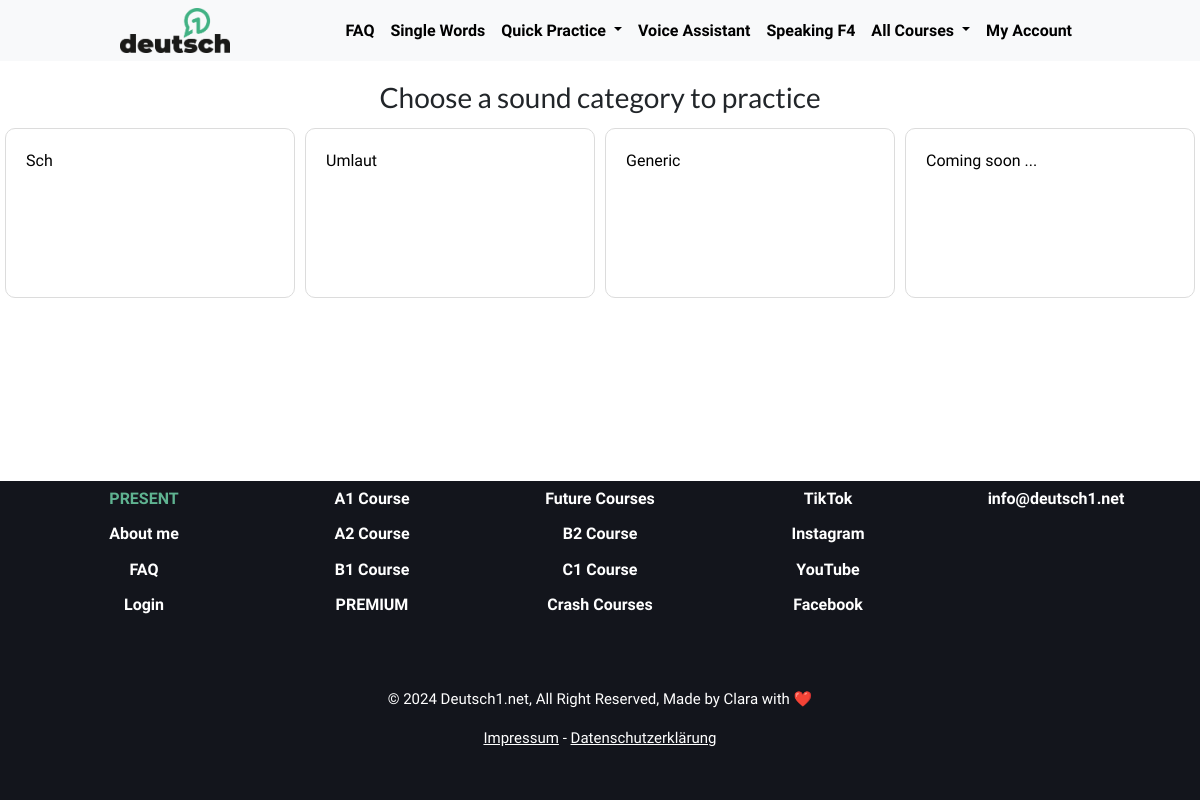
/single_words/overview/, run on an earlier commit of the app's database.
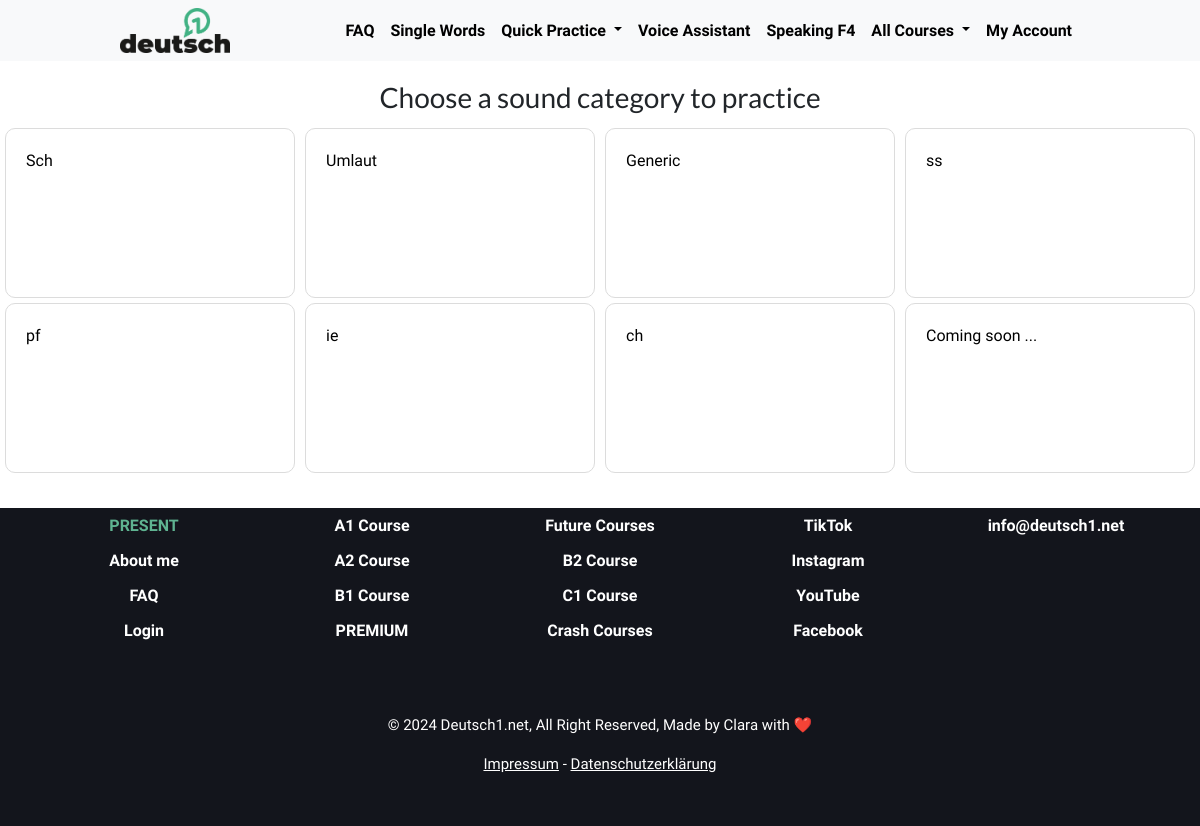
And on a later commit of the database.
### single_words/models.py (models this page shows, shortened)
class SingleWordsVideos(models.Model):
    sound_type = models.CharField(max_length=250, unique=True)
    url = models.URLField()

### single_words/views.py (the view)
# urls.py: path("overview/", views.single_word_pick_category.as_view(), name="single_word_pick_category"),
class single_word_pick_category(View):
    def get(self, request):
        situations = SingleWordsVideos.objects.all()
        context = {
            "situations": situations
        }
        return render(request, "single_words/training_pick_category.html", context)

### single_words/templates/single_words/training_pick_category.html (shortened to what this page needs)
{% extends "base.html" %}
{% load static %}
{% block css_files %}
<link rel="stylesheet" href={% static "css/style.css" %}/>
<link rel="stylesheet" href={% static "css/single_words.css" %}/>
<link rel="stylesheet" href="https://cdn.datatables.net/1.13.7/css/jquery.dataTables.css" />
{% endblock %}
{% block content %}
  <section id="all-situations">
      <h2>Choose a sound category to practice</h2>
      <div class="situation-container">
        {% for situation in situations %}
        <div class="situation-item">
          <a class="situation_link" href="/single_words/word_pick?sound_type={{ situation.sound_type }}">
            <div class="situation">
              <div class="situation_topic">{{ situation.sound_type }}</div>
            </div>
          </a>
        </div>
        {% endfor %}
        <div class="situation-item">
          <a class="situation_link" >
            <div class="situation">
              <div class="situation_topic">Coming soon ...</div>
            </div>
          </a>
        </div>
      </div>
  </section>
{% endblock %}

### templates/base.html (shortened to what this page needs)
{% load static %}
<!DOCTYPE html>
<html lang="en" class="wf-material-n4-inactive wf-inactive">
   <head>
      <link rel="stylesheet" href="{% static "app.css" %}">
      <link rel="stylesheet" href="https://stackpath.bootstrapcdn.com/bootstrap/4.5.2/css/bootstrap.min.css">
      <link rel="stylesheet" href="{% static 'css/navbar.css' %}">
      <link rel="stylesheet" href="{% static 'css/footer.css' %}">
      {% block css_files %}{% endblock %}
</head>
   <body >
         <div class="full-height">
            {% include 'navbar.html' %}
            {% block content %}
            {% endblock %}
         </div>
         {% include 'footer.html' %}
   </body>
</html>

### templates/navbar.html (shortened to what this page needs)
{% load static %}
<nav class="navbar navbar-expand-lg navbar-light bg-light">
    <a href="/" class="navigation__logo-link">
        <img src="{% static 'images/logo.png' %}" class="navigation__logo" style="height:45px">
    </a>
    <div class="collapse navbar-collapse" id="navbarNav">
      <ul class="navbar-nav ml-auto">
        <li class="nav-item">
          <a class="nav-link" href="https://deutsch1.net/faq/">FAQ</a>
        </li>
        <li class="nav-item">
          <a class="nav-link" href="/single_words/overview/">Single Words</a>
        </li>
        <li class="nav-item dropdown">
            <a class="nav-link dropdown-toggle" href="#" id="navbarDropdown" role="button" data-toggle="dropdown" aria-haspopup="true" aria-expanded="false">
              Quick Practice
            </a>
        </li>
        <li class="nav-item">
            <a class="nav-link" href="/voiceassistant/ai/">Voice Assistant</a>
        </li>
        <li class="nav-item">
          <a class="nav-link" href="/speaking/en/topics/">Speaking F4</a>
        </li>
        <li class="nav-item dropdown">
            <a class="nav-link dropdown-toggle" href="#" id="navbarDropdown" role="button" data-toggle="dropdown" aria-haspopup="true" aria-expanded="false">
              All Courses
            </a>
        </li>
        <li class="nav-item">
            <a class="nav-link" href="https://member.deutsch1.net/s/onlinegerman/sign_in">My Account</a>
        </li>
      </ul>
    </div>
  </nav>

### templates/footer.html
<div class="footer-wrapper">
   <div class="" style="margin-top:15px;padding-bottom:15px;background-color:#13151c">
      <div class="container">
         <div class="row">
            <div class="col-md-2-4">
               <div id="element-s7m3tA2t" class="editor" style="color:#fff;line-height:2.2;font-size:16px">
                  <div>
                     <p style="text-align: center;"><strong><span style="color: #5fb391;">PRESENT</span><br></strong><span style="color: #ffffff;"><a style="color: #ffffff;" href="https://deutsch1.net/%C3%BCber-mich/"><strong>About me</strong></a></span><br><span style="color: #ffffff;"><a style="color: #ffffff;" href="https://deutsch1.net/faq/"><strong>FAQ</strong></a></span><br><span style="color: #ffffff;"><a style="color: #ffffff;" href="https://member.deutsch1.net/s/onlinegerman/sign_in"><strong>Login</strong></a></span></p>
                  </div>
               </div>
            </div>
            <div class="col-md-2-4">
               <div id="element-BtAidDwb" class="editor" style="color:#fff;line-height:2.2;font-size:16px">
                  <div>
                     <p style="text-align: center;"><span style="color: #ffffff;"><a style="color: #ffffff;" href="https://deutsch1.net/kurs-a1/"><strong>A1 Course</strong></a></span><br><strong>A2 Course</strong><br><strong>B1 Course</strong><br><strong>PREMIUM</strong></p>
                  </div>
               </div>
            </div>
            <div class="col-md-2-4">
               <div id="element-q8Z3XvyQ" class="editor" style="color:#fff;line-height:2.2;font-size:16px">
                  <div>
                     <p style="text-align: center;"><strong>Future Courses</strong><br><strong>B2 Course</strong><br><strong>C1 Course</strong><br><strong>Crash Courses</strong></p>
                  </div>
               </div>
            </div>
            <div class="col-md-2-4">
               <div id="element-ajQrGDyP" class="editor" style="color:#fff;line-height:2.2;font-size:16px">
                  <div>
                     <p style="text-align: center;"><span style="color: #ffffff;"><a style="color: #ffffff;" href="https://www.tiktok.com/@deutsch_eins"><strong>TikTok</strong></a></span><br><span style="color: #ffffff;"><a style="color: #ffffff;" href="https://www.instagram.com/deutsch_eins/"><strong>Instagram</strong></a></span><br><span style="color: #ffffff;"><a style="color: #ffffff;" href="https://www.youtube.com/c/Deutsch1mitClara"><strong>YouTube</strong></a></span><br><span style="color: #ffffff;"><a style="color: #ffffff;" href="https://www.facebook.com/Deutsch111"><strong>Facebook</strong></a></span></p>
                  </div>
               </div>
            </div>
            <div class="col-md-2-4">
               <div id="element-Jbe28qwJ" class="editor" style="color:#fff;line-height:2.2;font-size:16px">
                  <div>
                     <p style="text-align: center;"><strong>info@deutsch1.net</strong><br></p>
                  </div>
               </div>
            </div>
         </div>
      </div>
   </div>
   <div class="" style="padding-top:35px;padding-bottom:35px;background-color:#13151c">
      <div class="container">
         <div class="row">
            <div class="col-md-12">
               <div id="element-usbk4WoC" class="editor" style="color:#fff;font-size:15px">
                  <div>
                     <p style="text-align: center;">© 2024 Deutsch1.net, All Right Reserved, Made by Clara with ❤️</p>
                     <p style="text-align: center;"><span style="color: #ffffff;"><a style="color: #ffffff;" href="https://deutsch1.net/impressum/"><span style="text-decoration: underline;">Impressum</span></a> - <a style="color: #ffffff;" href="https://deutsch1.net/datenschutz/"><span style="text-decoration: underline;">Datenschutzerklärung</span></a></span></p>
                  </div>
               </div>
            </div>
         </div>
      </div>
   </div>
</div>

### static/app.css (style rules this page uses)
* { box-sizing: border-box; }
html { font-family: Helvetica Neue, Helvetica, Arial, sans-serif; }
body { margin: 0; color:#000000; font-size:14px; line-height:1.4; overflow-x:hidden; }
h1, h2, h3 { font-family: 'Lato', sans-serif; font-weight: bold; }
.container { margin: 0 10%; }
.col-md-2-4 { min-height: 1px; padding-left: 15px; padding-right: 15px; position: relative; }
@media (min-width: 992px) { .col-md-2-4 { float: left; width: 20%; } }

### static/css/navbar.css (style rules this page uses)
.navbar { background-color: #007bff; padding-left: 10%; padding-right: 10%; margin-bottom: 20px; }
.nav-link { color: black !important; font-weight: bold; }

### static/css/footer.css (style rules this page uses)
.footer-wrapper { width: 100%; position: relative; bottom: 0; margin-top: 20px; }

### static/css/style.css (style rules this page uses)
body, html { height: 100%; margin: 0; padding: 0; font-family: 'Muli', sans-serif !important; font-weight: normal; line-height: 1.5; }
body { display: flex; flex-direction: column; }
.full-height { flex: 1; display: flex; flex-direction: column; }
#all-situations h2 { font-size: 28px; font-weight: 400; text-align: center; }

### static/css/single_words.css (style rules this page uses)
.situation-container { width: 100%; float: left; }
.situation-item { width:100%; padding-top: 5px; float:left }
@media (min-width: 768px) { .situation-item { width: 48%; padding-left: 5px; padding-right: 5px; } }
@media (min-width: 1080px) { .situation-item { width: 25%; padding-left: 5px; padding-right: 5px; } }
.situation_link { text-decoration: none; color: black; }
.situation { padding: 20px 20px; border-radius: 10px; border: 1px solid #DCDCDC; height: 170px; overflow: hidden; }

What changed in the data, as far as the page shows it:
added SingleWordsVideos: sound_type "ss"
added SingleWordsVideos: sound_type "pf"
added SingleWordsVideos: sound_type "ie"
added SingleWordsVideos: sound_type "ch"
